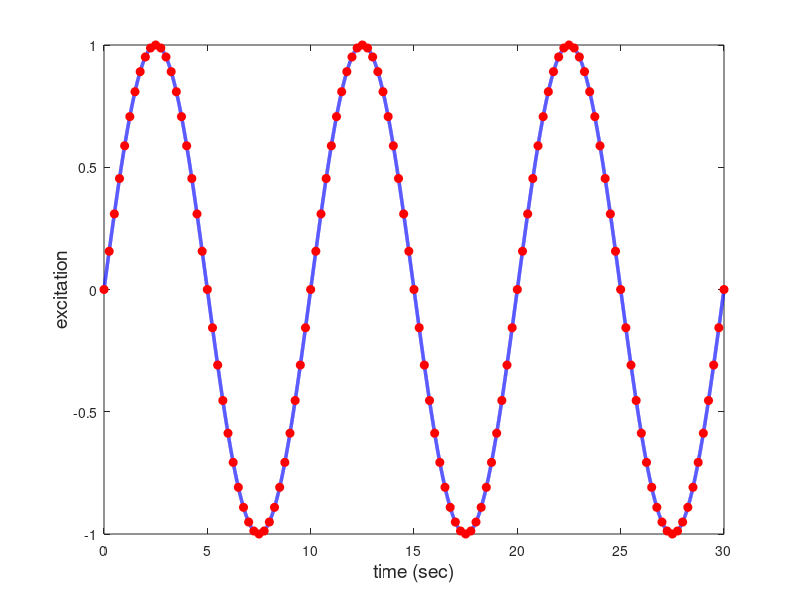

The MATLAB script that drew this image:
clc
%------------------
% Example: Slide 3
%------------------

%------------------
% Create a near continuous function
%------------------
tt = (0:1/2000:30)';
p_t = sin(2*pi*0.1*tt);

%------------------
% Typical sampling
%------------------
tt_pick = tt(1:500:end);
p_pick = p_t(1:500:end);

%------------------
% Plot
%------------------
figure();
set(gcf,'position',[50 50 900 600]);
plot(tt,p_t,'b-','linewidth',2.5);hold on
plot(tt_pick,p_pick,'ro','markersize',6,'markerfacecolor','r');hold off
xlabel('time (sec)','fontsize',14);
ylabel('excitation','fontsize',14);